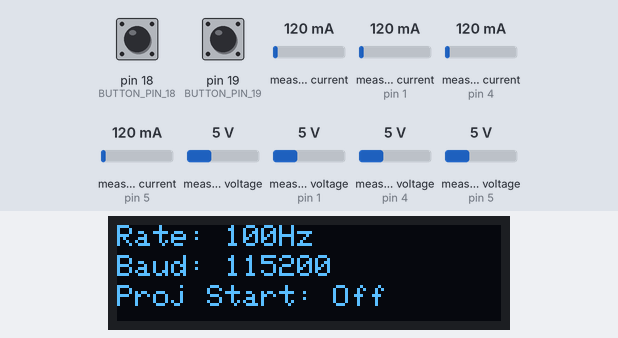
This sketch was run on a simulated Arduino Uno, built with avr-gcc and run on an emulated ATmega328P. Shown: 128×32 one-colour display. The test bench sets the inputs (shaded band); at power-on: pin 18 (BUTTON_PIN_18) HIGH, pin 19 (BUTTON_PIN_19) HIGH, measured current 120 mA, measured current (sensors on pin 1, pin 4, pin 5) 120 mA, measured voltage 5 V, measured voltage (sensors on pin 1, pin 4, pin 5) 5 V. What the sketch prints to the serial monitor is not drawn.

Above: at 3.2 s.
3.3 s: pin 18 (BUTTON_PIN_18) pulled LOW for 0.15 s
At 4.6 s:
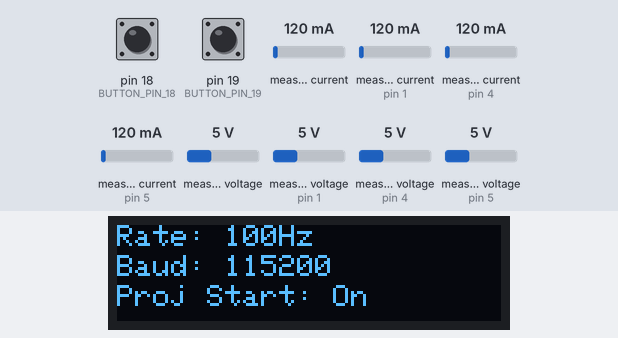
4.9 s: pin 19 (BUTTON_PIN_19) pulled LOW for 0.15 s
At 7.2 s:
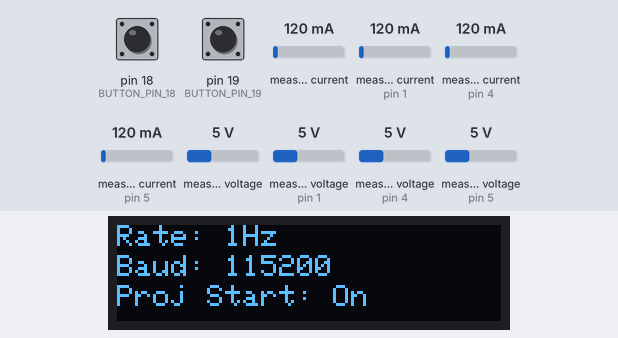
7.5 s: pin 18 (BUTTON_PIN_18) pulled LOW for 1 s
At 8.8 s:
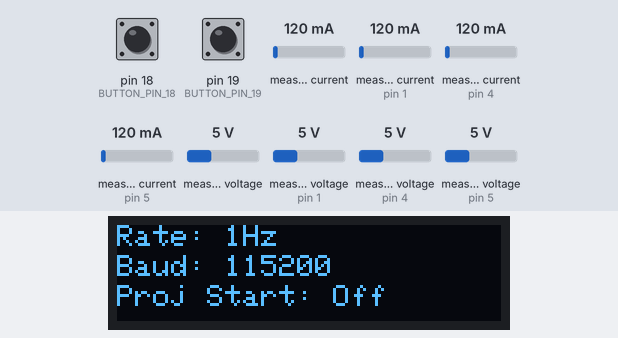
10.0 s: pin 19 (BUTTON_PIN_19) pulled LOW for 1 s
At 10.4 s:
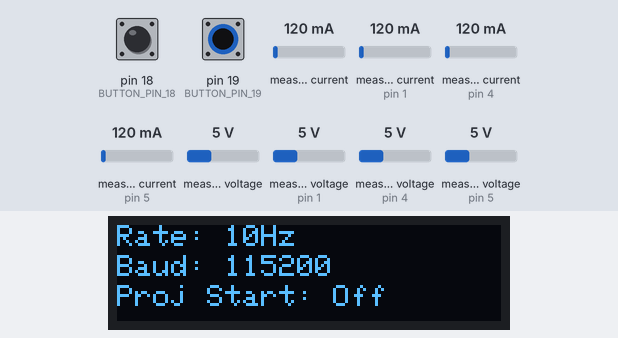
Timing chart, 0 to 13.0 s (numbered marks = the images above; inputs shaded):
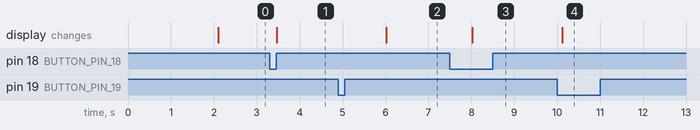

Measured:
- after the input at 3.3 s, the display: changes after 0.17 s (image 1)
- after the input at 4.9 s, the display: changes after 1.1 s (image 2)
- after the input at 7.5 s, the display: changes after 0.52 s (image 3)
- after the input at 10.0 s, the display: changes after 0.12 s (image 4)

The sketch:

2023-12-22_13.47.35_part10_INA219_BetterCSVoutput.ino
```cpp
#include <Wire.h>
#include <Adafruit_GFX.h>
#include <Adafruit_SSD1306.h>
#include <Adafruit_INA219.h>

Adafruit_INA219 ina219_0x40(0x40);
Adafruit_INA219 ina219_0x41(0x41);
Adafruit_INA219 ina219_0x44(0x44);
Adafruit_INA219 ina219_0x45(0x45);

#define SCREEN_WIDTH 128 // OLED display width, in pixels
#define SCREEN_HEIGHT 32 // OLED display height, in pixels
#define OLED_RESET     -1 // Reset pin # (or -1 if sharing Arduino reset pin)
Adafruit_SSD1306 display(SCREEN_WIDTH, SCREEN_HEIGHT, &Wire, OLED_RESET);

#define BUTTON_PIN_18 18
#define BUTTON_PIN_19 19

unsigned long lastDebounceTime_18 = 0;
unsigned long lastDebounceTime_19 = 0;
unsigned long debounceDelay = 20; // Debounce delay
bool buttonState_18 = HIGH;
bool lastButtonState_18 = HIGH;
bool buttonState_19 = HIGH;
bool lastButtonState_19 = HIGH;

unsigned long powerOnTimeStart = 0;
unsigned long projectStartTime = 0;
bool projectTimerActive = false;

int refreshRateIndex = 2; // Start with 100 Hz
const int refreshRates[3] = {1000, 100, 10}; // Delays for 1 Hz, 10 Hz, and 100 Hz
unsigned long lastRefreshTime = 0;

void setup() {
  pinMode(BUTTON_PIN_18, INPUT_PULLUP);
  pinMode(BUTTON_PIN_19, INPUT_PULLUP);
  Serial.begin(115200);

  if (!display.begin(SSD1306_SWITCHCAPVCC, 0x3C)) {
    Serial.println("SSD1306 allocation failed");
    for (;;); // Loop forever
  }

  display.clearDisplay();
  display.setTextSize(1);
  display.setTextColor(SSD1306_WHITE);
  display.setCursor(0,0);
  display.println("Initializing...");
  display.display();
  delay(2000); // Pause for 2 seconds

  powerOnTimeStart = millis();

  // Initialize the INA219 sensors
  if (!ina219_0x40.begin()) {
    Serial.println("Failed to find INA219 with address 0x40");
    while (1) { delay(10); }
  }
  if (!ina219_0x41.begin()) {
    Serial.println("Failed to find INA219 with address 0x41");
    while (1) { delay(10); }
  }
  if (!ina219_0x44.begin()) {
    Serial.println("Failed to find INA219 with address 0x44");
    while (1) { delay(10); }
  }
  if (!ina219_0x45.begin()) {
    Serial.println("Failed to find INA219 with address 0x45");
    while (1) { delay(10); }
  }
}

void loop() {
  int reading_18 = digitalRead(BUTTON_PIN_18);
  int reading_19 = digitalRead(BUTTON_PIN_19);

  // Debounce button on pin 18
  if (reading_18 != lastButtonState_18) {
    lastDebounceTime_18 = millis();
  }
  if ((millis() - lastDebounceTime_18) > debounceDelay) {
    if (reading_18 != buttonState_18) {
      buttonState_18 = reading_18;
      if (buttonState_18 == LOW) {
        projectTimerActive = !projectTimerActive;
        projectStartTime = millis();
      }
    }
  }
  lastButtonState_18 = reading_18;

  // Debounce button on pin 19
  if (reading_19 != lastButtonState_19) {
    lastDebounceTime_19 = millis();
  }
  if ((millis() - lastDebounceTime_19) > debounceDelay) {
    if (reading_19 != buttonState_19) {
      buttonState_19 = reading_19;
      if (buttonState_19 == LOW) {
        refreshRateIndex = (refreshRateIndex + 1) % 3;
      }
    }
  }
  lastButtonState_19 = reading_19;

  // Perform the refresh action at the set refresh rate
  if (millis() - lastRefreshTime >= refreshRates[refreshRateIndex]) {
    lastRefreshTime = millis();

    // Start CSV Line
    Serial.print("On time,");
    printElapsedTime(millis() - powerOnTimeStart);
    Serial.print("Project Time,");
    printElapsedTime(projectTimerActive ? millis() - projectStartTime : 0);

    // Reading and printing sensor data for each sensor
    readAndPrintSensorData(ina219_0x40, "Sensor 1");
    readAndPrintSensorData(ina219_0x41, "Sensor 2");
    readAndPrintSensorData(ina219_0x44, "Sensor 3");
    readAndPrintSensorData(ina219_0x45, "Sensor 4");

    // End CSV Line
    Serial.println();

    // Update OLED display
    display.clearDisplay();
    display.setCursor(0,0);
    display.print("Rate: ");
    switch(refreshRateIndex) {
      case 0: display.print("1Hz"); break;
      case 1: display.print("10Hz"); break;
      case 2: display.print("100Hz"); break;
    }
    display.setCursor(0, 10);
    display.print("Baud: 115200");
    display.setCursor(0, 20);
    display.print("Proj Start: ");
    display.println(projectTimerActive ? "On" : "Off");
    display.display();
  }
}

void readAndPrintSensorData(Adafruit_INA219& sensor, const String& sensorName) {
  float shuntvoltage = sensor.getShuntVoltage_mV();
  float busvoltage = sensor.getBusVoltage_V();
  float current_mA = sensor.getCurrent_mA();
  float power_mW = sensor.getPower_mW();

  Serial.print(", " + sensorName + ", ");
  Serial.print("Shunt Voltage (mV)," + String(shuntvoltage) + ", ");
  Serial.print("Bus Voltage (V)," + String(busvoltage) + ", ");
  Serial.print("Current (A)," + String(current_mA / 1000.0) + ", ");
  Serial.print("Power (W)," + String(power_mW / 1000.0));
}

void printElapsedTime(unsigned long time) {
  unsigned int hours = time / 3600000;
  unsigned int mins = (time % 3600000) / 60000;
  unsigned int secs = (time % 60000) / 1000;
  unsigned int msecs = time % 1000;

  Serial.print(hours < 10 ? "0" : "");
  Serial.print(hours);
  Serial.print(":");
  Serial.print(mins < 10 ? "0" : "");
  Serial.print(mins);
  Serial.print(":");
  Serial.print(secs < 10 ? "0" : "");
  Serial.print(secs);
  Serial.print(".");
  Serial.print(msecs);
  Serial.print(", ");
}
```
